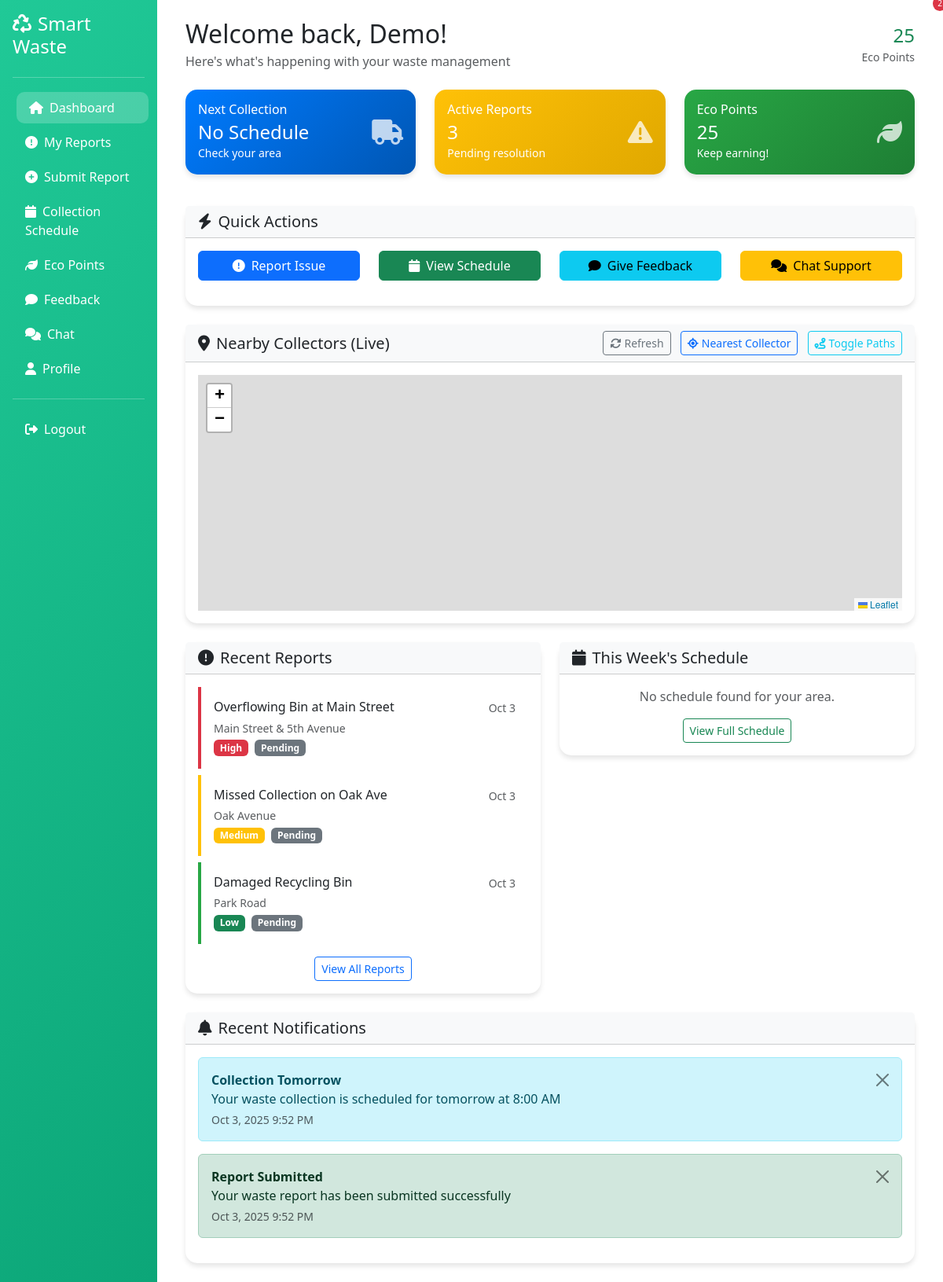
Page /dashboard/resident/index.php (signed in) on the committed database.
### tables this page shows
CREATE TABLE users (
    id INT UNSIGNED NOT NULL AUTO_INCREMENT,
    username VARCHAR(100) NOT NULL,
    first_name VARCHAR(100) NOT NULL,
    middle_name VARCHAR(100) NULL,
    last_name VARCHAR(100) NOT NULL,
    email VARCHAR(190) NOT NULL,
    password VARCHAR(255) NOT NULL,
    role VARCHAR(20) NOT NULL DEFAULT 'resident',  
    address VARCHAR(255) NOT NULL,
    phone VARCHAR(20) NULL,
    profile_image VARCHAR(255) NULL,
    eco_points INT DEFAULT 0,
    email_verified_at DATETIME NULL,
    created_at TIMESTAMP NOT NULL DEFAULT CURRENT_TIMESTAMP,
    updated_at TIMESTAMP NOT NULL DEFAULT CURRENT_TIMESTAMP ON UPDATE CURRENT_TIMESTAMP,
    PRIMARY KEY (id),
    UNIQUE KEY uq_users_email (email),
    UNIQUE KEY uq_users_username (username)
);

CREATE TABLE waste_reports (
    id INT UNSIGNED NOT NULL AUTO_INCREMENT,
    user_id INT UNSIGNED NOT NULL,
    report_type ENUM('overflow', 'missed_collection', 'damaged_bin', 'illegal_dumping', 'other') NOT NULL,
    title VARCHAR(255) NOT NULL,
    description TEXT NOT NULL,
    location VARCHAR(255) NOT NULL,
    latitude DECIMAL(10, 8) NULL,
    longitude DECIMAL(11, 8) NULL,
    priority ENUM('low', 'medium', 'high', 'urgent') DEFAULT 'medium',
    status ENUM('pending', 'assigned', 'in_progress', 'completed', 'cancelled') DEFAULT 'pending',
    assigned_to INT UNSIGNED NULL,
    reported_at TIMESTAMP NOT NULL DEFAULT CURRENT_TIMESTAMP,
    completed_at DATETIME NULL,
    created_at TIMESTAMP NOT NULL DEFAULT CURRENT_TIMESTAMP,
    updated_at TIMESTAMP NOT NULL DEFAULT CURRENT_TIMESTAMP ON UPDATE CURRENT_TIMESTAMP,
    PRIMARY KEY (id),
    KEY idx_waste_reports_user_id (user_id),
    KEY idx_waste_reports_status (status),
    KEY idx_waste_reports_priority (priority),
    KEY idx_waste_reports_assigned_to (assigned_to),
    CONSTRAINT fk_waste_reports_user FOREIGN KEY (user_id) REFERENCES users(id) ON DELETE CASCADE,
    CONSTRAINT fk_waste_reports_assigned FOREIGN KEY (assigned_to) REFERENCES users(id) ON DELETE SET NULL
);

CREATE TABLE notifications (
    id INT UNSIGNED NOT NULL AUTO_INCREMENT,
    user_id INT UNSIGNED NOT NULL,
    title VARCHAR(255) NOT NULL,
    message TEXT NOT NULL,
    type ENUM('info', 'success', 'warning', 'error') DEFAULT 'info',
    is_read BOOLEAN DEFAULT FALSE,
    reference_type VARCHAR(50) NULL,
    reference_id INT UNSIGNED NULL,
    created_at TIMESTAMP NOT NULL DEFAULT CURRENT_TIMESTAMP,
    PRIMARY KEY (id),
    KEY idx_notifications_user (user_id),
    KEY idx_notifications_read (is_read),
    CONSTRAINT fk_notifications_user FOREIGN KEY (user_id) REFERENCES users(id) ON DELETE CASCADE
);

### dashboard/resident/index.php (the view, shortened to what the rows shown need)
<?php
require_once __DIR__ . '/../../config/config.php';
$user_id = $_SESSION['user_id'] ?? null;
$stmt = $conn->prepare("SELECT * FROM users WHERE id = ?");
$stmt->bind_param("i", $user_id);
$stmt->execute();
$user = $stmt->get_result()->fetch_assoc();
$stmt = $conn->prepare("SELECT * FROM waste_reports WHERE user_id = ? ORDER BY created_at DESC LIMIT 5");
$stmt->bind_param("i", $user_id);
$stmt->execute();
$reports = $stmt->get_result();
$stmt = $conn->prepare("SELECT * FROM notifications WHERE user_id = ? AND is_read = 0 ORDER BY created_at DESC LIMIT 5");
$stmt->bind_param("i", $user_id);
$stmt->execute();
$notifications = $stmt->get_result();
?>
<!DOCTYPE html>
<html lang="en">
<head>
    <link href="https://cdn.jsdelivr.net/npm/bootstrap@5.3.0/dist/css/bootstrap.min.css" rel="stylesheet">
    <link rel="stylesheet" href="https://cdnjs.cloudflare.com/ajax/libs/font-awesome/6.4.0/css/all.min.css">
    <link rel="stylesheet" href="../../assets/css/dashboard.css">
</head>
<body class="role-resident">
    <div class="container-fluid">
        <div class="row">
            <div class="col-md-9 col-lg-10">
                <div class="p-4">
                    <div class="d-flex justify-content-between align-items-center mb-4">
                        <div>
                            <h2 class="mb-1">Welcome back, <?php echo e($user['first_name']); ?>!</h2>
                            <p class="text-muted mb-0">Here's what's happening with your waste management</p>
                        </div>
                        <div class="text-end">
                            <div class="h4 text-success mb-0"><?php echo $user['eco_points']; ?></div>
                            <small class="text-muted">Eco Points</small>
                        </div>
                    </div>
                    <div class="row mb-4">
                        <div class="col-md-4 mb-3">
                            <div class="card stat-card success">
                                <div class="card-body">
                                    <div class="d-flex justify-content-between align-items-center">
                                        <div>
                                            <h6 class="mb-1">Eco Points</h6>
                                            <h4 class="mb-0"><?php echo $user['eco_points']; ?></h4>
                                            <small>Keep earning!</small>
                                        </div>
                                    </div>
                                </div>
                            </div>
                        </div>
                    </div>
                    <div class="row">
                        <div class="col-md-6 mb-4">
                            <div class="card">
                                <div class="card-body">
                                    <?php if ($reports->num_rows > 0): ?>
                                        <?php while ($report = $reports->fetch_assoc()): ?>
                                            <div class="report-item <?php echo $report['priority']; ?> p-3 mb-2">
                                                <div class="d-flex justify-content-between align-items-start">
                                                    <div>
                                                        <h6 class="mb-1"><?php echo e($report['title']); ?></h6>
                                                        <small class="text-muted"><?php echo e($report['location']); ?></small>
                                                        <br>
                                                        <span class="badge bg-<?php echo $report['priority'] === 'high' ? 'danger' : ($report['priority'] === 'medium' ? 'warning' : 'success'); ?>">
                                                            <?php echo ucfirst($report['priority']); ?>
                                                        </span>
                                                        <span class="badge bg-secondary ms-1"><?php echo ucfirst($report['status']); ?></span>
                                                    </div>
                                                    <small class="text-muted"><?php echo format_ph_date($report['created_at'], 'M j'); ?></small>
                                                </div>
                                            </div>
                                        <?php endwhile; ?>
                                    <?php else: ?>
                                        <p class="text-muted text-center">No reports yet. Submit your first report!</p>
                                    <?php endif; ?>
                                </div>
                            </div>
                        </div>
                    </div>
                    <?php if ($notifications->num_rows > 0): ?>
                    <div class="row">
                        <div class="col-12">
                            <div class="card">
                                <div class="card-body">
                                    <?php while ($notification = $notifications->fetch_assoc()): ?>
                                        <div class="alert alert-<?php echo $notification['type'] === 'success' ? 'success' : ($notification['type'] === 'warning' ? 'warning' : ($notification['type'] === 'error' ? 'danger' : 'info')); ?> alert-dismissible fade show" role="alert">
                                            <strong><?php echo e($notification['title']); ?></strong>
                                            <br>
                                            <?php echo e($notification['message']); ?>
                                            <small class="d-block text-muted mt-1">
                                                <?php echo format_ph_date($notification['created_at']); ?>
                                            </small>
                                            <button type="button" class="btn-close" data-bs-dismiss="alert"></button>
                                        </div>
                                    <?php endwhile; ?>
                                </div>
                            </div>
                        </div>
                    </div>
                    <?php endif; ?>
                </div>
            </div>
        </div>
    </div>
    <link rel="stylesheet" href="https://unpkg.com/leaflet@1.9.4/dist/leaflet.css" />
</body>
</html>

### rows in the picture
users: first_name "Demo", eco_points "25"
waste_reports: title "Overflowing Bin at Main Street", location "Main Street & 5th Avenue", priority "High", status "Pending", created_at "Oct 3"
waste_reports: title "Missed Collection on Oak Ave", location "Oak Avenue", priority "Medium", status "Pending", created_at "Oct 3"
waste_reports: title "Damaged Recycling Bin", location "Park Road", priority "Low", status "Pending", created_at "Oct 3"
notifications: title "Collection Tomorrow", message "Your waste collection is scheduled for tomorrow at 8:00 AM", created_at "Oct 3, 2025 9:52 PM"
notifications: title "Report Submitted", message "Your waste report has been submitted successfully", created_at "Oct 3, 2025 9:52 PM"

### other values in the picture
APP_NAME "Smart Waste"
$reports->num_rows "3"
